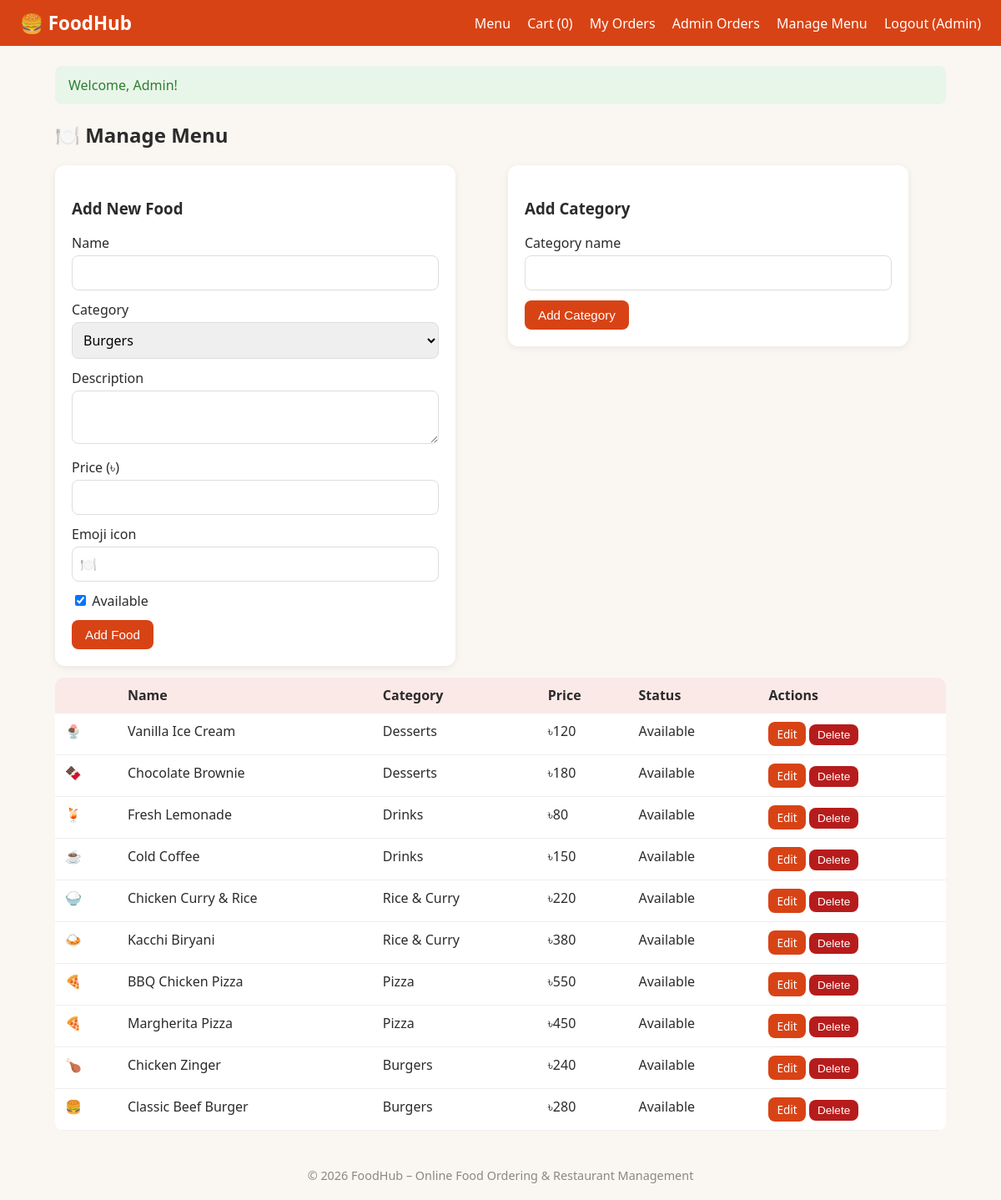
Page /menu.php (signed in) on the committed database.
### tables this page shows
CREATE TABLE categories(id INTEGER PRIMARY KEY AUTOINCREMENT, name TEXT UNIQUE);

CREATE TABLE foods(id INTEGER PRIMARY KEY AUTOINCREMENT, category_id INTEGER, name TEXT, description TEXT,
        price REAL, icon TEXT DEFAULT '🍽️', available INTEGER DEFAULT 1);

### db.php (called while the page is built, shortened)
<?php
$base = $base ?? '';
function e($s) { return htmlspecialchars((string)$s, ENT_QUOTES, 'UTF-8'); }
function user() { return $_SESSION['user'] ?? null; }
function taka($n) { return '৳' . number_format((float)$n, 0); }

### menu.php (the view, shortened to what this page needs)
<?php
$base = '../'; require '../includes/db.php';
$cats = $pdo->query("SELECT * FROM categories")->fetchAll();
$foods = $pdo->query("SELECT f.*, c.name cname FROM foods f JOIN categories c ON c.id=f.category_id ORDER BY f.id DESC")->fetchAll();
$edit = ['id' => 0, 'category_id' => $cats[0]['id'] ?? 1, 'name' => '', 'description' => '', 'price' => '', 'icon' => '🍽️', 'available' => 1];
include '../includes/header.php';
?>
<h2>🍽️ Manage Menu</h2>
<div class="two">
  <form method="post" class="form">
    <h3><?= $edit['id'] ? 'Edit Food' : 'Add New Food' ?></h3>
    <label>Name<input name="name" value="<?= e($edit['name']) ?>" required></label>
    <label>Category
      <select name="category_id"><?php foreach ($cats as $c): ?><option value="<?= $c['id'] ?>" <?= $c['id'] == $edit['category_id'] ? 'selected' : '' ?>><?= e($c['name']) ?></option><?php endforeach; ?></select>
    </label>
    <label>Description<textarea name="description"><?= e($edit['description']) ?></textarea></label>
    <label>Price (৳)<input type="number" step="1" min="1" name="price" value="<?= e($edit['price']) ?>" required></label>
    <label>Emoji icon<input name="icon" value="<?= e($edit['icon']) ?>"></label>
    <label class="check"><input type="checkbox" name="available" <?= $edit['available'] ? 'checked' : '' ?>> Available</label>
    <button class="btn"><?= $edit['id'] ? 'Update' : 'Add Food' ?></button>
  </form>
  <form method="post" class="form">
    <h3>Add Category</h3>
    <label>Category name<input name="cname" required></label>
    <button class="btn">Add Category</button>
  </form>
</div>
<table>
  <tr><th></th><th>Name</th><th>Category</th><th>Price</th><th>Status</th><th>Actions</th></tr>
  <?php foreach ($foods as $f): ?>
  <tr>
    <td><?= e($f['icon']) ?></td><td><?= e($f['name']) ?></td><td><?= e($f['cname']) ?></td>
    <td><?= taka($f['price']) ?></td><td><?= $f['available'] ? 'Available' : 'Hidden' ?></td>
    <td>
      <a class="btn small" href="menu.php?edit=<?= $f['id'] ?>">Edit</a>
      <form method="post" class="inline" onsubmit="return confirm('Delete this item?')">
        <button class="btn small danger">Delete</button>
      </form>
    </td>
  </tr>
  <?php endforeach; ?>
</table>
<?php include '../includes/footer.php'; ?>

### header.php (shortened to what this page needs)
<?php $cartCount = array_sum($_SESSION['cart'] ?? []); $u = user(); ?>
<!DOCTYPE html>
<html lang="en">
<head>
<link rel="stylesheet" href="<?= $base ?>assets/style.css">
</head>
<body>
<header class="nav">
  <a class="brand" href="<?= $base ?>index.php">🍔 FoodHub</a>
  <nav>
    <a href="<?= $base ?>index.php">Menu</a>
    <a href="<?= $base ?>cart.php">Cart (<?= $cartCount ?>)</a>
    <?php if ($u): ?>
      <a href="<?= $base ?>orders.php">My Orders</a>
      <?php if ($u['role'] === 'admin'): ?>
        <a href="<?= $base ?>admin/index.php">Admin Orders</a>
        <a href="<?= $base ?>admin/menu.php">Manage Menu</a>
      <?php endif; ?>
      <a href="<?= $base ?>logout.php">Logout (<?= e($u['name']) ?>)</a>
    <?php else: ?>
      <a href="<?= $base ?>login.php">Login</a>
      <a href="<?= $base ?>register.php">Register</a>
    <?php endif; ?>
  </nav>
</header>
<main class="container">
<?php if (!empty($_SESSION['flash'])): [$m, $t] = $_SESSION['flash']; unset($_SESSION['flash']); ?>
  <div class="flash <?= $t ?>"><?= e($m) ?></div>
<?php endif; ?>

### footer.php
</main>
<footer class="footer">© <?= date('Y') ?> FoodHub – Online Food Ordering &amp; Restaurant Management</footer>
</body>
</html>

### style.css (style rules this page uses)
* { box-sizing:border-box }
body { margin:0;font-family:system-ui,-apple-system,Segoe UI,Roboto,sans-serif;background:#faf7f2;color:#2b2b2b }
a { color:#d84315;text-decoration:none }
.nav { display:flex;justify-content:space-between;align-items:center;flex-wrap:wrap;gap:8px;background:#d84315;padding:12px 24px }
.nav a { color:#fff;margin-left:16px;font-weight:500 }
.nav .brand { font-size:1.4rem;font-weight:700;margin:0 }
.container { max-width:1100px;margin:24px auto;padding:0 16px;min-height:70vh }
.footer { text-align:center;padding:20px;color:#888;font-size:.9rem }
.btn { display:inline-block;background:#d84315;color:#fff;border:0;padding:9px 16px;border-radius:8px;cursor:pointer;font-size:.95rem }
.btn.small { padding:5px 10px;font-size:.85rem }
.btn.danger { background:#b71c1c }
table { width:100%;border-collapse:collapse;background:#fff;border-radius:10px;overflow:hidden;margin:14px 0 }
th,td { padding:10px 12px;border-bottom:1px solid #eee;text-align:left;vertical-align:top }
th { background:#fbe9e7 }
.form { background:#fff;padding:20px;border-radius:12px;max-width:480px;box-shadow:0 2px 8px rgba(0,0,0,.07) }
.form label { display:block;margin-bottom:12px;font-weight:500 }
.form input,.form textarea,.form select,select { width:100%;padding:9px;margin-top:4px;border:1px solid #ddd;border-radius:8px;font:inherit }
.form .check input { width:auto }
.flash { padding:12px 16px;border-radius:8px;margin-bottom:16px }
.flash.ok { background:#e8f5e9;color:#2e7d32 }
.two { display:grid;grid-template-columns:repeat(auto-fit,minmax(300px,1fr));gap:18px;align-items:start }
.inline { display:inline }

### rows in the picture
categories: icon "🍽️", available "☑"
foods: icon "🍨", name "Vanilla Ice Cream", cname "Desserts", price "৳120", available "Available"
foods: icon "🍫", name "Chocolate Brownie", cname "Desserts", price "৳180", available "Available"
foods: icon "🍹", name "Fresh Lemonade", cname "Drinks", price "৳80", available "Available"
foods: icon "☕", name "Cold Coffee", cname "Drinks", price "৳150", available "Available"
foods: icon "🍚", name "Chicken Curry & Rice", cname "Rice & Curry", price "৳220", available "Available"
foods: icon "🍛", name "Kacchi Biryani", cname "Rice & Curry", price "৳380", available "Available"
foods: icon "🍕", name "BBQ Chicken Pizza", cname "Pizza", price "৳550", available "Available"
foods: icon "🍕", name "Margherita Pizza", cname "Pizza", price "৳450", available "Available"
foods: icon "🍗", name "Chicken Zinger", cname "Burgers", price "৳240", available "Available"
foods: icon "🍔", name "Classic Beef Burger", cname "Burgers", price "৳280", available "Available"

### other values in the picture
$cartCount "0"
$u['name'] "Admin"
$m "Welcome, Admin!"
form field category_id "Burgers"
